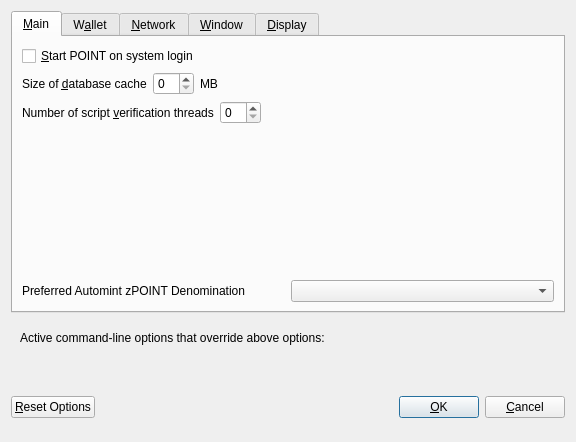
<?xml version="1.0" encoding="UTF-8"?>
<ui version="4.0">
 <class>OptionsDialog</class>
 <widget class="QDialog" name="OptionsDialog">
  <property name="geometry">
   <rect>
    <x>0</x>
    <y>0</y>
    <width>576</width>
    <height>442</height>
   </rect>
  </property>
  <property name="windowTitle">
   <string>Options</string>
  </property>
  <property name="modal">
   <bool>true</bool>
  </property>
  <layout class="QVBoxLayout" name="verticalLayout">
   <item>
    <widget class="QTabWidget" name="tabWidget">
     <property name="currentIndex">
      <number>0</number>
     </property>
     <widget class="QWidget" name="tabMain">
      <attribute name="title">
       <string>&amp;Main</string>
      </attribute>
      <layout class="QVBoxLayout" name="verticalLayout_Main">
       <item>
        <widget class="QCheckBox" name="bitcoinAtStartup">
         <property name="toolTip">
          <string>Automatically start POINT after logging in to the system.</string>
         </property>
         <property name="text">
          <string>&amp;Start POINT on system login</string>
         </property>
        </widget>
       </item>
       <item>
        <layout class="QHBoxLayout" name="horizontalLayout_2_Main">
         <item>
          <widget class="QLabel" name="databaseCacheLabel">
           <property name="text">
            <string>Size of &amp;database cache</string>
           </property>
           <property name="textFormat">
            <enum>Qt::PlainText</enum>
           </property>
           <property name="buddy">
            <cstring>databaseCache</cstring>
           </property>
          </widget>
         </item>
         <item>
          <widget class="QSpinBox" name="databaseCache"/>
         </item>
         <item>
          <widget class="QLabel" name="databaseCacheUnitLabel">
           <property name="text">
            <string>MB</string>
           </property>
           <property name="textFormat">
            <enum>Qt::PlainText</enum>
           </property>
          </widget>
         </item>
         <item>
          <spacer name="horizontalSpacer_2_Main">
           <property name="orientation">
            <enum>Qt::Horizontal</enum>
           </property>
           <property name="sizeHint" stdset="0">
            <size>
             <width>40</width>
             <height>20</height>
            </size>
           </property>
          </spacer>
         </item>
        </layout>
       </item>
       <item>
        <layout class="QHBoxLayout" name="horizontalLayout_3_Main">
         <item>
          <widget class="QLabel" name="threadsScriptVerifLabel">
           <property name="text">
            <string>Number of script &amp;verification threads</string>
           </property>
           <property name="textFormat">
            <enum>Qt::PlainText</enum>
           </property>
           <property name="buddy">
            <cstring>threadsScriptVerif</cstring>
           </property>
          </widget>
         </item>
         <item>
          <widget class="QSpinBox" name="threadsScriptVerif">
           <property name="toolTip">
            <string>(0 = auto, &lt;0 = leave that many cores free)</string>
           </property>
          </widget>
         </item>
         <item>
          <spacer name="horizontalSpacer_3_Main">
           <property name="orientation">
            <enum>Qt::Horizontal</enum>
           </property>
           <property name="sizeHint" stdset="0">
            <size>
             <width>40</width>
             <height>20</height>
            </size>
           </property>
          </spacer>
         </item>
        </layout>
       </item>
       <item>
        <spacer name="verticalSpacer_2">
         <property name="orientation">
          <enum>Qt::Vertical</enum>
         </property>
         <property name="sizeHint" stdset="0">
          <size>
           <width>20</width>
           <height>40</height>
          </size>
         </property>
        </spacer>
       </item>
       <item>
        <layout class="QHBoxLayout" name="horizontalLayout" stretch="0,0">
         <property name="sizeConstraint">
          <enum>QLayout::SetFixedSize</enum>
         </property>
         <item>
          <widget class="QLabel" name="labelPreferredDenom">
           <property name="maximumSize">
            <size>
             <width>16777215</width>
             <height>16777215</height>
            </size>
           </property>
           <property name="toolTip">
            <string>Wait with automatic conversion to Zerocoin until enough POINT for this denomination is available</string>
           </property>
           <property name="text">
            <string>Preferred Automint zPOINT Denomination</string>
           </property>
          </widget>
         </item>
         <item>
          <widget class="QComboBox" name="preferredDenom">
           <property name="maximumSize">
            <size>
             <width>16777215</width>
             <height>27</height>
            </size>
           </property>
           <property name="toolTip">
            <string>Wait with automatic conversion to Zerocoin until enough POINT for this denomination is available</string>
           </property>
           <property name="maxVisibleItems">
            <number>9</number>
           </property>
           <property name="maxCount">
            <number>9</number>
           </property>
          </widget>
         </item>
        </layout>
       </item>
      </layout>
     </widget>
     <widget class="QWidget" name="tabWallet">
      <attribute name="title">
       <string>W&amp;allet</string>
      </attribute>
      <layout class="QVBoxLayout" name="verticalLayout_Wallet">
       <item>
        <widget class="QGroupBox" name="groupBox">
         <property name="title">
          <string>Expert</string>
         </property>
         <layout class="QVBoxLayout" name="verticalLayout_2">
          <item>
           <widget class="QCheckBox" name="coinControlFeatures">
            <property name="toolTip">
             <string>Whether to show coin control features or not.</string>
            </property>
            <property name="text">
             <string>Enable coin &amp;control features</string>
            </property>
           </widget>
          </item>
          <item>
           <widget class="QCheckBox" name="showMasternodesTab">
            <property name="toolTip">
             <string>Show additional tab listing all your masternodes in first sub-tab&lt;br/&gt;and all masternodes on the network in second sub-tab.</string>
            </property>
            <property name="text">
             <string>Show Masternodes Tab</string>
            </property>
           </widget>
          </item>
          <item>
           <widget class="QCheckBox" name="spendZeroConfChange">
            <property name="toolTip">
             <string>If you disable the spending of unconfirmed change, the change from a transaction&lt;br/&gt;cannot be used until that transaction has at least one confirmation.&lt;br/&gt;This also affects how your balance is computed.</string>
            </property>
            <property name="text">
             <string>&amp;Spend unconfirmed change</string>
            </property>
           </widget>
          </item>
         </layout>
        </widget>
       </item>
       <item>
        <spacer name="verticalSpacer_Wallet">
         <property name="orientation">
          <enum>Qt::Vertical</enum>
         </property>
         <property name="sizeHint" stdset="0">
          <size>
           <width>20</width>
           <height>40</height>
          </size>
         </property>
        </spacer>
       </item>
      </layout>
     </widget>
     <widget class="QWidget" name="tabNetwork">
      <attribute name="title">
       <string>&amp;Network</string>
      </attribute>
      <layout class="QVBoxLayout" name="verticalLayout_Network">
       <item>
        <widget class="QCheckBox" name="mapPortUpnp">
         <property name="toolTip">
          <string>Automatically open The Point client port on the router. This only works when your router supports UPnP and it is enabled.</string>
         </property>
         <property name="text">
          <string>Map port using &amp;UPnP</string>
         </property>
        </widget>
       </item>
       <item>
        <widget class="QCheckBox" name="allowIncoming">
         <property name="toolTip">
          <string>Accept connections from outside</string>
         </property>
         <property name="text">
          <string>Allow incoming connections</string>
         </property>
        </widget>
       </item>
       <item>
        <widget class="QCheckBox" name="connectSocks">
         <property name="toolTip">
          <string>Connect to The Point network through a SOCKS5 proxy.</string>
         </property>
         <property name="text">
          <string>&amp;Connect through SOCKS5 proxy (default proxy):</string>
         </property>
        </widget>
       </item>
       <item>
        <layout class="QHBoxLayout" name="horizontalLayout_1_Network">
         <item>
          <widget class="QLabel" name="proxyIpLabel">
           <property name="text">
            <string>Proxy &amp;IP:</string>
           </property>
           <property name="textFormat">
            <enum>Qt::PlainText</enum>
           </property>
           <property name="buddy">
            <cstring>proxyIp</cstring>
           </property>
          </widget>
         </item>
         <item>
          <widget class="QValidatedLineEdit" name="proxyIp">
           <property name="minimumSize">
            <size>
             <width>140</width>
             <height>0</height>
            </size>
           </property>
           <property name="maximumSize">
            <size>
             <width>140</width>
             <height>16777215</height>
            </size>
           </property>
           <property name="toolTip">
            <string>IP address of the proxy (e.g. IPv4: 127.0.0.1 / IPv6: ::1)</string>
           </property>
          </widget>
         </item>
         <item>
          <widget class="QLabel" name="proxyPortLabel">
           <property name="text">
            <string>&amp;Port:</string>
           </property>
           <property name="textFormat">
            <enum>Qt::PlainText</enum>
           </property>
           <property name="buddy">
            <cstring>proxyPort</cstring>
           </property>
          </widget>
         </item>
         <item>
          <widget class="QLineEdit" name="proxyPort">
           <property name="minimumSize">
            <size>
             <width>55</width>
             <height>0</height>
            </size>
           </property>
           <property name="maximumSize">
            <size>
             <width>55</width>
             <height>16777215</height>
            </size>
           </property>
           <property name="toolTip">
            <string>Port of the proxy (e.g. 9050)</string>
           </property>
          </widget>
         </item>
         <item>
          <spacer name="horizontalSpacer_1_Network">
           <property name="orientation">
            <enum>Qt::Horizontal</enum>
           </property>
           <property name="sizeHint" stdset="0">
            <size>
             <width>40</width>
             <height>20</height>
            </size>
           </property>
          </spacer>
         </item>
        </layout>
       </item>
       <item>
        <spacer name="verticalSpacer_Network">
         <property name="orientation">
          <enum>Qt::Vertical</enum>
         </property>
         <property name="sizeHint" stdset="0">
          <size>
           <width>20</width>
           <height>40</height>
          </size>
         </property>
        </spacer>
       </item>
      </layout>
     </widget>
     <widget class="QWidget" name="tabWindow">
      <attribute name="title">
       <string>&amp;Window</string>
      </attribute>
      <layout class="QVBoxLayout" name="verticalLayout_Window">
       <item>
        <widget class="QCheckBox" name="minimizeToTray">
         <property name="toolTip">
          <string>Show only a tray icon after minimizing the window.</string>
         </property>
         <property name="text">
          <string>&amp;Minimize to the tray instead of the taskbar</string>
         </property>
        </widget>
       </item>
       <item>
        <widget class="QCheckBox" name="minimizeOnClose">
         <property name="toolTip">
          <string>Minimize instead of exit the application when the window is closed. When this option is enabled, the application will be closed only after selecting Quit in the menu.</string>
         </property>
         <property name="text">
          <string>M&amp;inimize on close</string>
         </property>
        </widget>
       </item>
       <item>
        <spacer name="verticalSpacer_Window">
         <property name="orientation">
          <enum>Qt::Vertical</enum>
         </property>
         <property name="sizeHint" stdset="0">
          <size>
           <width>20</width>
           <height>40</height>
          </size>
         </property>
        </spacer>
       </item>
      </layout>
     </widget>
     <widget class="QWidget" name="tabDisplay">
      <attribute name="title">
       <string>&amp;Display</string>
      </attribute>
      <layout class="QVBoxLayout" name="verticalLayout_Display">
       <item>
        <layout class="QHBoxLayout" name="horizontalLayout_1_Display">
         <item>
          <widget class="QLabel" name="langLabel">
           <property name="text">
            <string>User Interface &amp;language:</string>
           </property>
           <property name="textFormat">
            <enum>Qt::PlainText</enum>
           </property>
           <property name="buddy">
            <cstring>lang</cstring>
           </property>
          </widget>
         </item>
         <item>
          <widget class="QValueComboBox" name="lang">
           <property name="toolTip">
            <string>The user interface language can be set here. This setting will take effect after restarting POINT.</string>
           </property>
          </widget>
         </item>
        </layout>
       </item>
       <item>
        <widget class="QLabel" name="label_3">
         <property name="toolTip">
          <string notr="true"/>
         </property>
         <property name="statusTip">
          <string notr="true"/>
         </property>
         <property name="whatsThis">
          <string notr="true"/>
         </property>
         <property name="accessibleName">
          <string notr="true"/>
         </property>
         <property name="text">
          <string>Language missing or translation incomplete? Help contributing translations here:
https://www.transifex.com/POINT-project/POINT-project-translations</string>
         </property>
         <property name="wordWrap">
          <bool>true</bool>
         </property>
         <property name="openExternalLinks">
          <bool>true</bool>
         </property>
         <property name="textInteractionFlags">
          <set>Qt::TextBrowserInteraction</set>
         </property>
        </widget>
       </item>
       <item>
        <layout class="QHBoxLayout" name="horizontalLayout_4_Display" stretch="0,0">
         <item>
          <widget class="QLabel" name="themeLabel">
           <property name="text">
            <string>User Interface Theme:</string>
           </property>
          </widget>
         </item>
         <item>
          <widget class="QValueComboBox" name="theme"/>
         </item>
        </layout>
       </item>
       <item>
        <widget class="Line" name="line">
         <property name="orientation">
          <enum>Qt::Horizontal</enum>
         </property>
        </widget>
       </item>
       <item>
        <layout class="QHBoxLayout" name="horizontalLayout_2_Display">
         <item>
          <widget class="QLabel" name="unitLabel">
           <property name="text">
            <string>&amp;Unit to show amounts in:</string>
           </property>
           <property name="textFormat">
            <enum>Qt::PlainText</enum>
           </property>
           <property name="buddy">
            <cstring>unit</cstring>
           </property>
          </widget>
         </item>
         <item>
          <widget class="QValueComboBox" name="unit">
           <property name="toolTip">
            <string>Choose the default subdivision unit to show in the interface and when sending coins.</string>
           </property>
          </widget>
         </item>
        </layout>
       </item>
       <item>
        <layout class="QHBoxLayout" name="horizontalLayout_5_Display">
         <item>
          <widget class="QLabel" name="digitsLabel">
           <property name="text">
            <string>Decimal digits</string>
           </property>
          </widget>
         </item>
         <item>
          <widget class="QValueComboBox" name="digits"/>
         </item>
        </layout>
       </item>
       <item>
        <layout class="QHBoxLayout" name="horizontalLayout_3_Display">
         <item>
          <widget class="QLabel" name="thirdPartyTxUrlsLabel">
           <property name="toolTip">
            <string>Third party URLs (e.g. a block explorer) that appear in the transactions tab as context menu items. %s in the URL is replaced by transaction hash. Multiple URLs are separated by vertical bar |.</string>
           </property>
           <property name="text">
            <string>Third party transaction URLs</string>
           </property>
           <property name="buddy">
            <cstring>thirdPartyTxUrls</cstring>
           </property>
          </widget>
         </item>
         <item>
          <widget class="QLineEdit" name="thirdPartyTxUrls">
           <property name="toolTip">
            <string>Third party URLs (e.g. a block explorer) that appear in the transactions tab as context menu items. %s in the URL is replaced by transaction hash. Multiple URLs are separated by vertical bar |.</string>
           </property>
          </widget>
         </item>
        </layout>
       </item>
       <item>
        <spacer name="verticalSpacer">
         <property name="orientation">
          <enum>Qt::Vertical</enum>
         </property>
         <property name="sizeHint" stdset="0">
          <size>
           <width>20</width>
           <height>40</height>
          </size>
         </property>
        </spacer>
       </item>
      </layout>
     </widget>
    </widget>
   </item>
   <item>
    <widget class="QFrame" name="frame">
     <layout class="QVBoxLayout" name="verticalLayout_Bottom">
      <item>
       <layout class="QHBoxLayout" name="horizontalLayout_Bottom">
        <item>
         <widget class="QLabel" name="overriddenByCommandLineInfoLabel">
          <property name="text">
           <string>Active command-line options that override above options:</string>
          </property>
          <property name="textFormat">
           <enum>Qt::PlainText</enum>
          </property>
         </widget>
        </item>
        <item>
         <spacer name="horizontalSpacer_Bottom">
          <property name="orientation">
           <enum>Qt::Horizontal</enum>
          </property>
          <property name="sizeHint" stdset="0">
           <size>
            <width>40</width>
            <height>20</height>
           </size>
          </property>
         </spacer>
        </item>
       </layout>
      </item>
      <item>
       <widget class="QLabel" name="overriddenByCommandLineLabel">
        <property name="text">
         <string/>
        </property>
        <property name="textFormat">
         <enum>Qt::PlainText</enum>
        </property>
        <property name="wordWrap">
         <bool>true</bool>
        </property>
       </widget>
      </item>
     </layout>
    </widget>
   </item>
   <item>
    <layout class="QHBoxLayout" name="horizontalLayout_Buttons">
     <item>
      <widget class="QPushButton" name="resetButton">
       <property name="toolTip">
        <string>Reset all client options to default.</string>
       </property>
       <property name="text">
        <string>&amp;Reset Options</string>
       </property>
       <property name="autoDefault">
        <bool>false</bool>
       </property>
      </widget>
     </item>
     <item>
      <spacer name="horizontalSpacer_1">
       <property name="orientation">
        <enum>Qt::Horizontal</enum>
       </property>
       <property name="sizeHint" stdset="0">
        <size>
         <width>40</width>
         <height>48</height>
        </size>
       </property>
      </spacer>
     </item>
     <item>
      <widget class="QLabel" name="statusLabel">
       <property name="minimumSize">
        <size>
         <width>200</width>
         <height>0</height>
        </size>
       </property>
       <property name="font">
        <font>
         <weight>75</weight>
         <bold>true</bold>
        </font>
       </property>
       <property name="text">
        <string/>
       </property>
       <property name="textFormat">
        <enum>Qt::PlainText</enum>
       </property>
       <property name="wordWrap">
        <bool>true</bool>
       </property>
      </widget>
     </item>
     <item>
      <spacer name="horizontalSpacer_2">
       <property name="orientation">
        <enum>Qt::Horizontal</enum>
       </property>
       <property name="sizeHint" stdset="0">
        <size>
         <width>40</width>
         <height>48</height>
        </size>
       </property>
      </spacer>
     </item>
     <item>
      <widget class="QPushButton" name="okButton">
       <property name="text">
        <string>&amp;OK</string>
       </property>
       <property name="autoDefault">
        <bool>false</bool>
       </property>
       <property name="default">
        <bool>true</bool>
       </property>
      </widget>
     </item>
     <item>
      <widget class="QPushButton" name="cancelButton">
       <property name="text">
        <string>&amp;Cancel</string>
       </property>
       <property name="autoDefault">
        <bool>false</bool>
       </property>
      </widget>
     </item>
    </layout>
   </item>
  </layout>
 </widget>
 <customwidgets>
  <customwidget>
   <class>QValidatedLineEdit</class>
   <extends>QLineEdit</extends>
   <header>qvalidatedlineedit.h</header>
  </customwidget>
  <customwidget>
   <class>QValueComboBox</class>
   <extends>QComboBox</extends>
   <header>qvaluecombobox.h</header>
  </customwidget>
 </customwidgets>
 <resources/>
 <connections/>
</ui>
